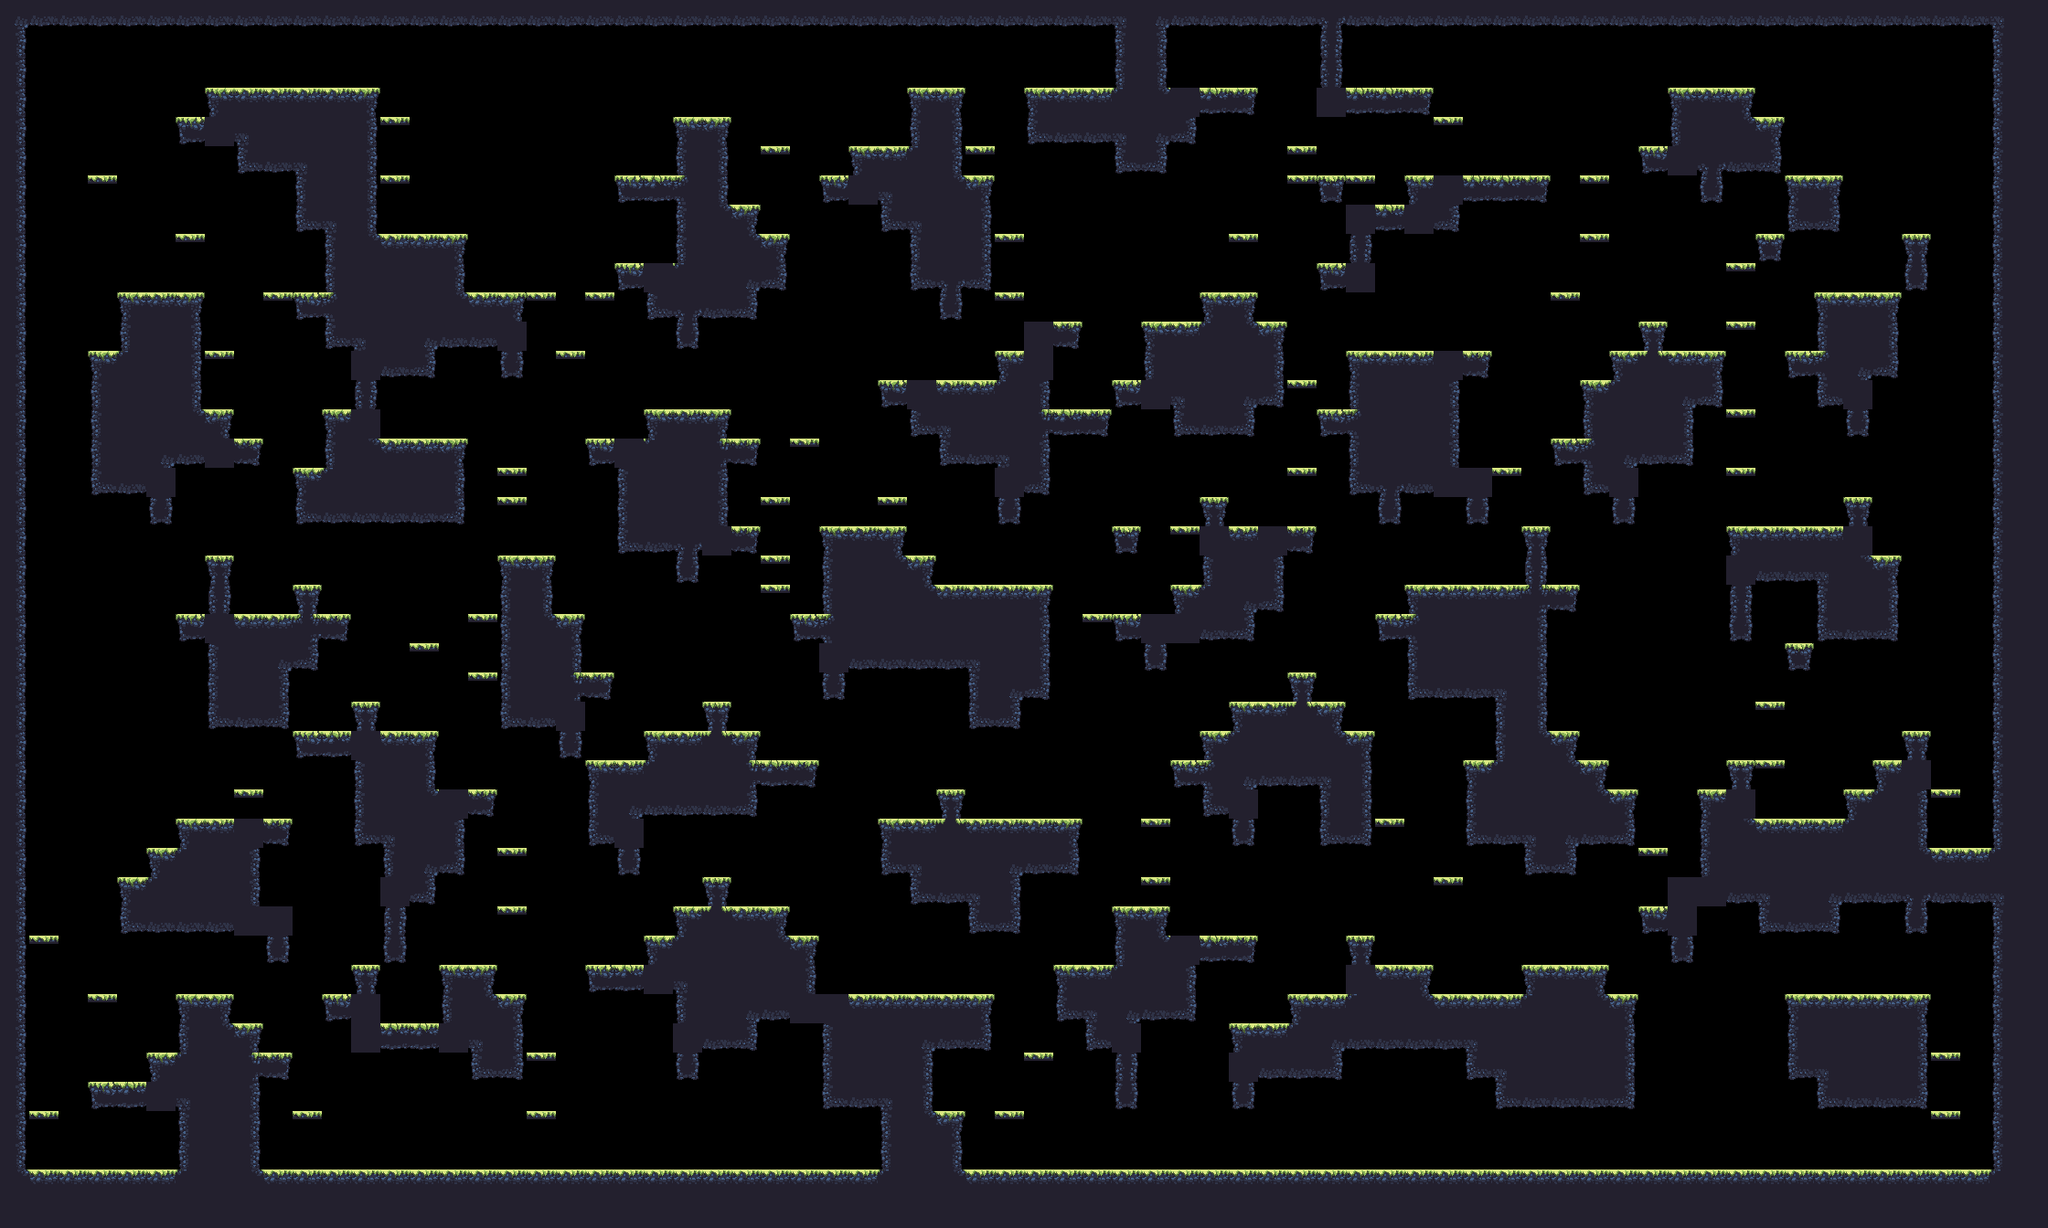

The image is a tile-based game level rendered from a .tmx file. Its description and source (layers, tilesets, objects; grid data summarised) follow:
An orthogonal 70x42 tile map with 32x32 px tiles, 1 tile layer (main) and 17 objects (9x spawn, spawnPlayer0, spawnCrown0, spawnPlayer1, spawnCrown1, ...).

<map compressionlevel="0" height="42" infinite="0" nextlayerid="3" nextobjectid="4" orientation="orthogonal" renderorder="right-down" tiledversion="1.3.2" tileheight="32" tilewidth="32" version="1.2" width="70">
 <tileset firstgid="1" source="forest_summer_tile_set.tsx" />
 <layer height="42" id="1" name="main" width="70">
  <data>[2940 cells, 1230 non-empty, 26 distinct tile ids]</data>
 </layer>
 <objectgroup><object id="1" name="spawnPlayer0" x="160" y="272.0" /><object id="2" name="spawnCrown0" x="192" y="80.0" /><object id="3" name="spawnPlayer1" x="1984" y="144.0" /><object id="4" name="spawnCrown1" x="1952" y="80.0" /><object id="5" name="spawnPlayer2" x="96" y="1136.0" /><object id="6" name="spawnCrown2" x="128" y="1136.0" /><object id="7" name="spawnPlayer3" x="2144" y="1232.0" /><object id="8" name="spawnCrown3" x="1952" y="1232.0" /><object id="9" name="spawn" x="192" y="272.0" /><object id="10" name="spawn" x="576" y="1232.0" /><object id="11" name="spawn" x="1632" y="144.0" /><object id="12" name="spawn" x="256" y="848.0" /><object id="13" name="spawn" x="832" y="944.0" /><object id="14" name="spawn" x="864" y="784.0" /><object id="15" name="spawn" x="832" y="1232.0" /><object id="16" name="spawn" x="640" y="1232.0" /><object id="17" name="spawn" x="1376" y="528.0" /></objectgroup></map>
